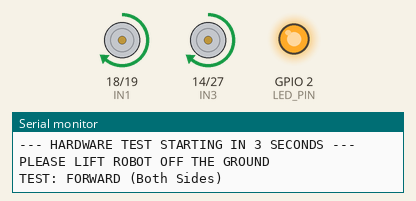
Simulated run of this sketch. Board: ESP32. Parts: motor-driver pin pairs drawn as motors (green arrow = first pin HIGH = forward, orange = second pin HIGH = backward, longer = more drive, scaled by the enable pin), output pins drawn as LEDs (lit = HIGH), the last lines printed to the serial monitor.

Above: at 4.0 s.
At 7.0 s:
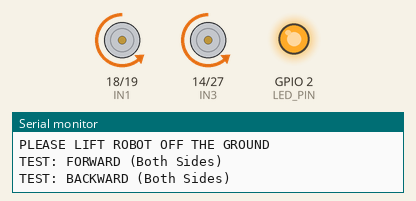
At 10.0 s:
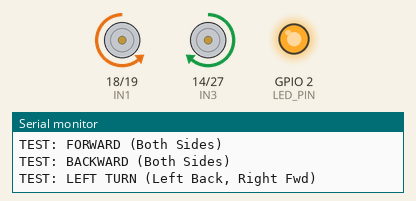
At 13.0 s:
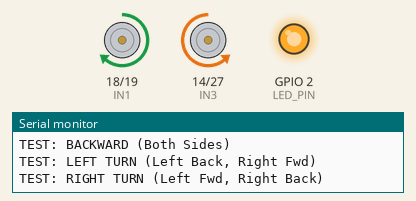
At 15.0 s:
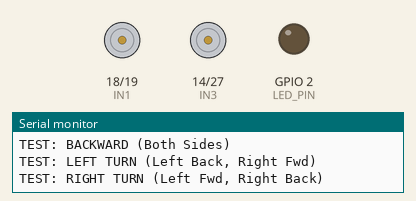
Timing chart, 0 to 20.0 s (numbered marks = the images above):
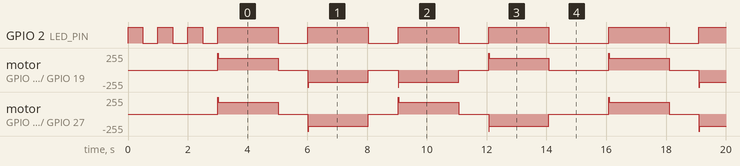

Measured:
- by itself, GPIO 2 (LED_PIN): HIGH → LOW at 0.50 s, → HIGH 0.50 s later, → LOW 0.50 s later, → HIGH 0.50 s later, … (28 changes in this stretch)
- by itself, motor on GPIO 18 (IN1) / GPIO 19 (IN2): repeats every 13.1 s: forward 180/255 2.0 s, stopped 1.0 s, backward 255/255 0.02 s, backward 180/255 2.0 s, stopped 1.0 s, backward 255/255 0.02 s, backward 180/255 2.0 s, stopped 1.0 s, forward 255/255 0.02 s, forward 180/255 2.0 s, stopped 2.0 s, forward 255/255 0.02 s
- by itself, motor on GPIO 14 (IN3) / GPIO 27 (IN4): repeats every 13.1 s: forward 180/255 2.0 s, stopped 1.0 s, backward 255/255 0.02 s, backward 180/255 2.0 s, stopped 1.0 s, forward 255/255 0.02 s, forward 180/255 2.0 s, stopped 1.0 s, backward 255/255 0.02 s, backward 180/255 2.0 s, stopped 2.0 s, forward 255/255 0.02 s

The sketch:

Test_connection_motor.ino
```cpp
/*
 * Project: Wheelchair Hardware Self-Test
 * Purpose: Verify wiring and motor power WITHOUT Bluetooth.
 * Sequence: Forward -> Stop -> Backward -> Stop -> Left -> Stop -> Right -> Stop
 */

// --- PINS (Matches your BLE Setup) ---
// Left Motors
const int ENA = 13;
const int IN1 = 18;
const int IN2 = 19;

// Right Motors
const int IN3 = 14;
const int IN4 = 27;
const int ENB = 23;

const int LED_PIN = 2; // Status LED

// --- SPEED SETTINGS ---
int testSpeed = 180; // Standard Speed (0-255)

void setup() {
  Serial.begin(115200);

  // Configure Pins
  pinMode(LED_PIN, OUTPUT);
  pinMode(ENA, OUTPUT); pinMode(IN1, OUTPUT); pinMode(IN2, OUTPUT);
  pinMode(IN3, OUTPUT); pinMode(IN4, OUTPUT); pinMode(ENB, OUTPUT);

  // Safe Start
  stopMotors();
  Serial.println("--- HARDWARE TEST STARTING IN 3 SECONDS ---");
  Serial.println("PLEASE LIFT ROBOT OFF THE GROUND");

  // Blink LED to warn user
  for(int i=0; i<3; i++) {
    digitalWrite(LED_PIN, HIGH); delay(500);
    digitalWrite(LED_PIN, LOW); delay(500);
  }
}

void loop() {
  // 1. FORWARD TEST
  Serial.println("TEST: FORWARD (Both Sides)");
  digitalWrite(LED_PIN, HIGH);
  moveForward();
  delay(2000); // Run for 2 seconds
  stopMotors();
  digitalWrite(LED_PIN, LOW);
  delay(1000); // Rest for 1 second

  // 2. BACKWARD TEST
  Serial.println("TEST: BACKWARD (Both Sides)");
  digitalWrite(LED_PIN, HIGH);
  moveBackward();
  delay(2000);
  stopMotors();
  digitalWrite(LED_PIN, LOW);
  delay(1000);

  // 3. LEFT TURN TEST (Spin Left)
  Serial.println("TEST: LEFT TURN (Left Back, Right Fwd)");
  digitalWrite(LED_PIN, HIGH);
  turnLeft();
  delay(2000);
  stopMotors();
  digitalWrite(LED_PIN, LOW);
  delay(1000);

  // 4. RIGHT TURN TEST (Spin Right)
  Serial.println("TEST: RIGHT TURN (Left Fwd, Right Back)");
  digitalWrite(LED_PIN, HIGH);
  turnRight();
  delay(2000);
  stopMotors();
  digitalWrite(LED_PIN, LOW);
  delay(2000); // Long rest before restarting loop
}

// --- MOTION DRIVERS WITH KICKSTART ---

void kickstart() {
   // Brief burst of 100% power to break stiction
   analogWrite(ENA, 255);
   analogWrite(ENB, 255);
   delay(20);
   // Drop to test speed
   analogWrite(ENA, testSpeed);
   analogWrite(ENB, testSpeed);
}

void moveForward() {
  // Left Fwd, Right Fwd
  digitalWrite(IN1, HIGH); digitalWrite(IN2, LOW);
  digitalWrite(IN3, HIGH); digitalWrite(IN4, LOW);
  kickstart();
}

void moveBackward() {
  // Left Back, Right Back
  digitalWrite(IN1, LOW); digitalWrite(IN2, HIGH);
  digitalWrite(IN3, LOW); digitalWrite(IN4, HIGH);
  kickstart();
}

void turnLeft() {
  // Left Back, Right Fwd
  digitalWrite(IN1, LOW); digitalWrite(IN2, HIGH);
  digitalWrite(IN3, HIGH); digitalWrite(IN4, LOW);
  kickstart();
}

void turnRight() {
  // Left Fwd, Right Back
  digitalWrite(IN1, HIGH); digitalWrite(IN2, LOW);
  digitalWrite(IN3, LOW); digitalWrite(IN4, HIGH);
  kickstart();
}

void stopMotors() {
  digitalWrite(IN1, LOW); digitalWrite(IN2, LOW); analogWrite(ENA, 0);
  digitalWrite(IN3, LOW); digitalWrite(IN4, LOW); analogWrite(ENB, 0);
}
```
